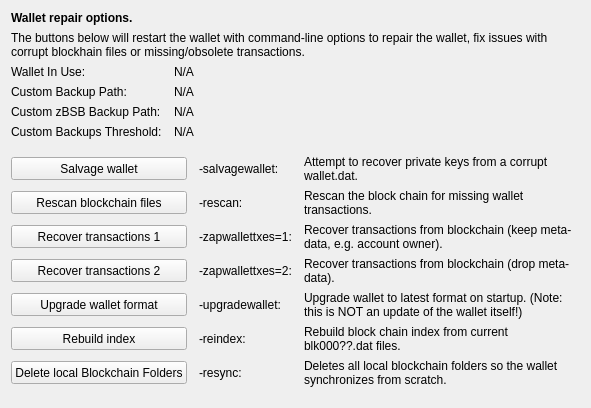
     <widget class="QWidget" name="tab_repair">
      <attribute name="title">
       <string>&amp;Wallet Repair</string>
      </attribute>
      <layout class="QGridLayout" name="gridLayout_4" columnstretch="0,0,0,0">
       <property name="horizontalSpacing">
        <number>12</number>
       </property>
       <item row="0" column="0" colspan="4">
        <widget class="QLabel" name="label_repair_header">
         <property name="font">
          <font>
           <weight>75</weight>
           <bold>true</bold>
          </font>
         </property>
         <property name="text">
          <string>Wallet repair options.</string>
         </property>
        </widget>
       </item>
       <item row="1" column="0" colspan="4">
        <widget class="QLabel" name="label_repair_helptext">
         <property name="font">
          <font>
           <weight>50</weight>
           <bold>false</bold>
          </font>
         </property>
         <property name="text">
          <string>The buttons below will restart the wallet with command-line options to repair the wallet, fix issues with corrupt blockhain files or missing/obsolete transactions.</string>
         </property>
         <property name="wordWrap">
          <bool>true</bool>
         </property>
        </widget>
       </item>
       <item row="2" column="0">
        <widget class="QLabel" name="wallet_path_label">
         <property name="text">
          <string>Wallet In Use:</string>
         </property>
        </widget>
       </item>
       <item row="2" column="1" colspan="3">
        <widget class="QLabel" name="wallet_path">
         <property name="cursor">
          <cursorShape>IBeamCursor</cursorShape>
         </property>
         <property name="text">
          <string>N/A</string>
         </property>
         <property name="textFormat">
          <enum>Qt::PlainText</enum>
         </property>
         <property name="textInteractionFlags">
          <set>Qt::LinksAccessibleByMouse|Qt::TextSelectableByKeyboard|Qt::TextSelectableByMouse</set>
         </property>
        </widget>
       </item>
       <item row="3" column="0">
        <widget class="QLabel" name="wallet_custombackuppath_label">
         <property name="text">
          <string>Custom Backup Path:</string>
         </property>
         <property name="visible">
          <bool>false</bool>
         </property>
        </widget>
       </item>
       <item row="3" column="1" colspan="3">
        <widget class="QLabel" name="wallet_custombackuppath">
         <property name="cursor">
          <cursorShape>IBeamCursor</cursorShape>
         </property>
         <property name="text">
          <string>N/A</string>
         </property>
         <property name="textFormat">
          <enum>Qt::PlainText</enum>
         </property>
         <property name="textInteractionFlags">
          <set>Qt::LinksAccessibleByMouse|Qt::TextSelectableByKeyboard|Qt::TextSelectableByMouse</set>
         </property>
         <property name="visible">
          <bool>false</bool>
         </property>
        </widget>
       </item>
       <item row="4" column="0">
        <widget class="QLabel" name="wallet_customzbsbbackuppath_label">
         <property name="text">
          <string>Custom zBSB Backup Path:</string>
         </property>
         <property name="visible">
          <bool>false</bool>
         </property>
        </widget>
       </item>
       <item row="4" column="1" colspan="3">
        <widget class="QLabel" name="wallet_customzbsbbackuppath">
         <property name="cursor">
          <cursorShape>IBeamCursor</cursorShape>
         </property>
         <property name="text">
          <string>N/A</string>
         </property>
         <property name="textFormat">
          <enum>Qt::PlainText</enum>
         </property>
         <property name="textInteractionFlags">
          <set>Qt::LinksAccessibleByMouse|Qt::TextSelectableByKeyboard|Qt::TextSelectableByMouse</set>
         </property>
         <property name="visible">
          <bool>false</bool>
         </property>
        </widget>
       </item>
       <item row="5" column="0">
        <widget class="QLabel" name="wallet_custombackupthreshold_label">
         <property name="text">
          <string>Custom Backups Threshold:</string>
         </property>
         <property name="visible">
          <bool>false</bool>
         </property>
        </widget>
       </item>
       <item row="5" column="1" colspan="3">
        <widget class="QLabel" name="wallet_custombackupthreshold">
         <property name="cursor">
          <cursorShape>IBeamCursor</cursorShape>
         </property>
         <property name="text">
          <string>N/A</string>
         </property>
         <property name="textFormat">
          <enum>Qt::PlainText</enum>
         </property>
         <property name="textInteractionFlags">
          <set>Qt::LinksAccessibleByMouse|Qt::TextSelectableByKeyboard|Qt::TextSelectableByMouse</set>
         </property>
         <property name="visible">
          <bool>false</bool>
         </property>
        </widget>
       </item>
       <item row="6" column="0">
        <spacer name="verticalSpacer_repair1">
         <property name="orientation">
          <enum>Qt::Vertical</enum>
         </property>
         <property name="sizeHint" stdset="0">
          <size>
           <width>10</width>
           <height>10</height>
          </size>
         </property>
        </spacer>
       </item>
       <item row="7" column="0" colspan="2">
        <widget class="QPushButton" name="btn_salvagewallet">
         <property name="minimumSize">
          <size>
           <width>100</width>
           <height>23</height>
          </size>
         </property>
         <property name="text">
          <string>Salvage wallet</string>
         </property>
        </widget>
       </item>
       <item row="7" column="2">
        <widget class="QLabel" name="label_repair_salvage_command">
         <property name="text">
          <string notr="true">-salvagewallet:</string>
         </property>
        </widget>
       </item>
       <item row="7" column="3">
        <widget class="QLabel" name="label_repair_salvage">
         <property name="text">
          <string>Attempt to recover private keys from a corrupt wallet.dat.</string>
         </property>
         <property name="wordWrap">
          <bool>true</bool>
         </property>
        </widget>
       </item>
       <item row="8" column="0" colspan="2">
        <widget class="QPushButton" name="btn_rescan">
         <property name="minimumSize">
          <size>
           <width>100</width>
           <height>23</height>
          </size>
         </property>
         <property name="text">
          <string>Rescan blockchain files</string>
         </property>
        </widget>
       </item>
       <item row="8" column="2">
        <widget class="QLabel" name="label_repair_rescan_command">
         <property name="text">
          <string notr="true">-rescan:</string>
         </property>
        </widget>
       </item>
       <item row="8" column="3">
        <widget class="QLabel" name="label_repair_rescan">
         <property name="text">
          <string>Rescan the block chain for missing wallet transactions.</string>
         </property>
         <property name="wordWrap">
          <bool>true</bool>
         </property>
        </widget>
       </item>
       <item row="9" column="0" colspan="2">
        <widget class="QPushButton" name="btn_zapwallettxes1">
         <property name="minimumSize">
          <size>
           <width>100</width>
           <height>23</height>
          </size>
         </property>
         <property name="text">
          <string>Recover transactions 1</string>
         </property>
        </widget>
       </item>
       <item row="9" column="2">
        <widget class="QLabel" name="label_repair_zap1_command">
         <property name="text">
          <string notr="true">-zapwallettxes=1:</string>
         </property>
        </widget>
       </item>
       <item row="9" column="3">
        <widget class="QLabel" name="label_repair_zap1">
         <property name="text">
          <string>Recover transactions from blockchain (keep meta-data, e.g. account owner).</string>
         </property>
         <property name="wordWrap">
          <bool>true</bool>
         </property>
        </widget>
       </item>
       <item row="10" column="0" colspan="2">
        <widget class="QPushButton" name="btn_zapwallettxes2">
         <property name="minimumSize">
          <size>
           <width>100</width>
           <height>23</height>
          </size>
         </property>
         <property name="text">
          <string>Recover transactions 2</string>
         </property>
        </widget>
       </item>
       <item row="10" column="2">
        <widget class="QLabel" name="label_repair_zap2_command">
         <property name="text">
          <string notr="true">-zapwallettxes=2:</string>
         </property>
        </widget>
       </item>
       <item row="10" column="3">
        <widget class="QLabel" name="label_repair_zap2">
         <property name="text">
          <string>Recover transactions from blockchain (drop meta-data).</string>
         </property>
         <property name="wordWrap">
          <bool>true</bool>
         </property>
        </widget>
       </item>
       <item row="11" column="0" colspan="2">
        <widget class="QPushButton" name="btn_upgradewallet">
         <property name="minimumSize">
          <size>
           <width>100</width>
           <height>23</height>
          </size>
         </property>
         <property name="text">
          <string>Upgrade wallet format</string>
         </property>
        </widget>
       </item>
       <item row="11" column="2">
        <widget class="QLabel" name="label_repair_upgrade_command">
         <property name="text">
          <string notr="true">-upgradewallet:</string>
         </property>
        </widget>
       </item>
       <item row="11" column="3">
        <widget class="QLabel" name="label_repair_upgrade">
         <property name="text">
          <string>Upgrade wallet to latest format on startup. (Note: this is NOT an update of the wallet itself!)</string>
         </property>
         <property name="wordWrap">
          <bool>true</bool>
         </property>
        </widget>
       </item>
       <item row="12" column="0" colspan="2">
        <widget class="QPushButton" name="btn_reindex">
         <property name="minimumSize">
          <size>
           <width>100</width>
           <height>23</height>
          </size>
         </property>
         <property name="text">
          <string>Rebuild index</string>
         </property>
        </widget>
       </item>
       <item row="12" column="2">
        <widget class="QLabel" name="label_repair_reindex_command">
         <property name="text">
          <string notr="true">-reindex:</string>
         </property>
        </widget>
       </item>
       <item row="12" column="3">
        <widget class="QLabel" name="label_repair_reindex">
         <property name="text">
          <string>Rebuild block chain index from current blk000??.dat files.</string>
         </property>
         <property name="wordWrap">
          <bool>true</bool>
         </property>
        </widget>
       </item>
       <item row="13" column="0" colspan="2">
        <widget class="QPushButton" name="btn_resync">
         <property name="minimumSize">
          <size>
           <width>100</width>
           <height>23</height>
          </size>
         </property>
         <property name="text">
          <string>Delete local Blockchain Folders</string>
         </property>
        </widget>
       </item>
       <item row="13" column="2">
        <widget class="QLabel" name="label_repair_resync_command">
         <property name="text">
          <string>-resync:</string>
         </property>
        </widget>
       </item>
       <item row="13" column="3">
        <widget class="QLabel" name="label_repair_resync">
         <property name="text">
          <string>Deletes all local blockchain folders so the wallet synchronizes from scratch.</string>
         </property>
         <property name="wordWrap">
          <bool>true</bool>
         </property>
        </widget>
       </item>
       <item row="14" column="0">
        <spacer name="verticalSpacer_repair2">
         <property name="orientation">
          <enum>Qt::Vertical</enum>
         </property>
         <property name="sizeHint" stdset="0">
          <size>
           <width>20</width>
           <height>10</height>
          </size>
         </property>
        </spacer>
       </item>
      </layout>
     </widget>
